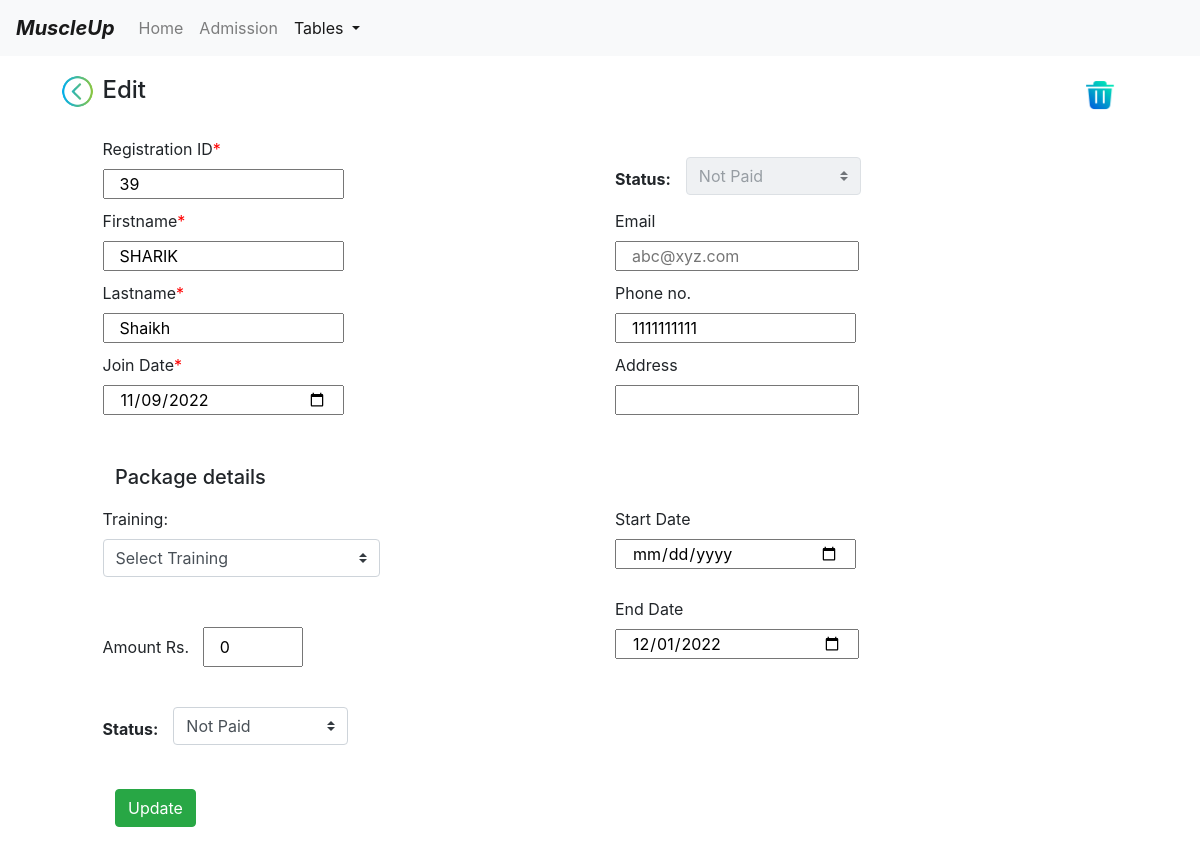
Page /edit/39/ (signed in) on the committed database.
### model.py (models this page shows)
class Members(db.Model):
    id = db.Column(db.Integer, primary_key=True)
    firstname = db.Column(db.String(30))
    lastname = db.Column(db.String(30))
    phoneno = db.Column(db.Integer)
    email = db.Column(db.String(30))
    joindate = db.Column(db.String(11))
    startdate = db.Column(db.String(11))
    enddate = db.Column(db.String(11))
    address = db.Column(db.String(100))
    status = db.Column(db.String(10))
    training = db.Column(db.String(10))
    amount = db.Column(db.Integer)

### app.py (the view, shortened to what this page needs)
@app.route("/edit/<int:id>/", methods=['GET', 'POST'])
def edit(id):
    try:
        if "username" not in session:
            flash("Please log in first")
            return render_template("login.html")
        entry = Members.query.filter_by(id=id).first()
        return render_template("update.html", entry=entry, path="edit", back="table")
    except:
        return make_response("Something went wrong. Call Developer!")

### templates/update.html (shortened to what this page needs)
<!DOCTYPE html>
<html lang="en">
<head>
    <link href="https://cdn.jsdelivr.net/npm/bootstrap@4.0.0/dist/css/bootstrap.min.css"
 rel="stylesheet">
</head>
<body>
<nav class="navbar navbar-expand-lg navbar-light bg-light">
    <a class="navbar-brand" href="/home"><b><i>MuscleUp</i></b></a>
    <div class="collapse navbar-collapse" id="navbarSupportedContent">
        <ul class="navbar-nav mr-auto">
            <li class="nav-item ">
                <a class="nav-link" href="/home">Home <span class="sr-only">(current)</span></a>
            </li>
            <li class="nav-item">
                <a class="nav-link" href="/form">Admission</a>
            </li>
            <li class="nav-item dropdown active">
                <a aria-expanded="false" aria-haspopup="true" class="nav-link dropdown-toggle" data-toggle="dropdown"
                   href="#"
                   id="navbarDropdown" role="button">
                    Tables
                </a>
            </li>
        </ul>
    </div>
</nav>
<form action="/{{path}}/{{entry.id}}" method="POST">
    <div class="Container" style="margin-top: 20px">
        <div class="row">
            <div class="col-1">
                <a href="/{{back}}">
                    <img src="/static/5.png" style="margin-left:60px;margin-top:-2px;" width="35px">
                </a>
            </div>
            <div class="col-4">
                <h4> Edit</h4><br>
            </div>
            <div class="col-5"></div>
            <div class="col-1" style="margin-top:10px">
                <a href="/delete/{{entry.id}}">
                    <img src="/static/trash.png" style="margin-left:60px;margin-top:-10px;" width="30px">
                </a>
            </div>
        </div>
        <div class="form row">
            <div class="col-1"></div>
            <div class="col-5">
                <label>Registration ID</label><label style="color:red;">*</label> <br>
                <input class="col-6" name="id" type="number" value="{{entry.id}}" required readonly>
            </div>
            <div class="col-0.5" style="margin-top:30px;margin-right:0px;margin-left:15px;">
                <label><strong>Status:</strong></label>
            </div>
            <div class="col-2" style="margin-top:20px;">
                <select class="custom-select custom-select" disabled>
                    <option name="notpaid" selected value="notPaid">{{entry.status}}</option>
                </select>
            </div>
        </div>
        <div class="form row" style="margin-top: 10px">
            <div class="col-1"></div>
            <div class="col-5">
                <label>Firstname</label><label style="color:red;">*</label> <br>
                <input class="col-6" name="firstname" placeholder="firstname" type="text" value="{{entry.firstname}}" required>
            </div>
            <div class="col-6">
                <label>Email</label>
                <br><input class="col-5" name="email" placeholder="abc@xyz.com" type="email" value="{{entry.email}}">
            </div>
        </div>
        <div class="form row" style="margin-top: 10px">
            <div class="col-1"></div>
            <div class="col-5">
                <label>Lastname</label><label style="color:red;">*</label> <br>
                <input class="col-6" name="lastname" placeholder="lastname" type="text" value="{{entry.lastname}}" required>
            </div>
            <div class="col-5">
                <label>Phone no.</label> <br>
                <input class="col-6" name="phoneno" type="tel" pattern="[0-9]{10}" value="{{entry.phoneno}}">
            </div>
        </div>
        <div class="form row" style="margin-top: 10px;">
            <div class="col-1"></div>
            <div class="col-5">
                <label>Join Date</label><label style="color:red;">*</label> <br>
                <input class="col-6" name="joindate" type="date" value="{{entry.joindate}}" required>
            </div>
            <div class="col-6">
                <label>Address</label>
                <br><input class="col-5" name="address" type="text" value="{{entry.address}}">
            </div>
        </div>
        <div class="form row" style="margin-top: 50px">
            <div class="col" style=" padding-left:130px">
                <h5>Package details</h5>
            </div>
        </div>
        <div class="form row" style="margin-top: 10px">
            <div class="col-1"></div>
            <div class="col-3" style="margin-top: 0px">
                <label>Training:</label>
                <select class="custom-select custom-select" name="training" id="training">
                    {% if entry.training == "Only Gym" %}
                    <option>None</option>
                    <option value="Only Gym" selected>Only Gym</option>
                    <option value="Only Cardio">Only Cardio</option>
                    <option value="Gym+Cardio">Gym+Cardio</option>
                    {% elif entry.training == "Only Cardio" %}
                    <option>None</option>
                    <option value="Only Gym">Only Gym</option>
                    <option value="Only Cardio" selected>Only Cardio</option>
                    <option value="Gym+Cardio">Gym+Cardio</option>
                    {% elif entry.training == "Gym+Cardio" %}
                    <option>None</option>
                    <option value="Only Gym">Only Gym</option>
                    <option value="Only Cardio">Only Cardio</option>
                    <option value="Gym+Cardio" selected>Gym+Cardio</option>
                    {% else %}
                    <option selected >Select Training</option>
                    {% endif %}
                </select>
            </div>
            <div class="col-2"></div>
            <div class="col-5">
                <label>Start Date</label> <br>
                <input class="col-6" name="startdate" type="date" value="{{entry.startdate}}">
            </div>
        </div>
        <div class="form row" style="margin-top: 20px">
            <div class="col-1"></div>
            <div class="col-5" style="margin-top:30px;">
                <label>Amount Rs.</label> &nbsp
                <input class="col-6" type="number" name="amount" id="amount" style="height:40px;width:100px;" value="{{entry.amount}}">
            </div>
            <div class="col-6">
                <label>End Date</label>
                <br><input class="col-5" name="enddate" type="date" value="{{entry.enddate}}">
            </div>
        </div>
        <div class="form row" style="margin-top: 20px">
            <div class="col-1"></div>
             <div class="col-0.5" style="margin-top:30px;margin-right:0px;margin-left:15px;">
                <label><strong>Status:</strong></label>
            </div>
            <div class="col-2" style="margin-top:20px;">
                <select class="custom-select custom-select" name="status" >
                   {% if entry.status == "Paid" %}
                    <option selected value="Paid">Paid</option>
                    <option  value="Not Paid">Not Paid</option>
                    {% elif entry.status == "Not Paid" %}
                    <option selected value="Not Paid">Not Paid</option>
                    {% else %}
                    <option  value="Paid">Paid</option>
                    <option selected value="Not Paid">Not Paid</option>
                    {% endif %}
                </select>
            </div>
            <div class="col-6">
            </div>
        </div>
        <div class="form row" style="margin-top: 10px">
            <div class="col" style="padding-left:130px; margin-top:30px">
                <button class="btn btn-success" data-target="#mymodal" data-toggle="modal" type="button">
                    Update
                </button>
            </div>
        </div>
    </div>
    <br><br>
</form>
</body>
</html>

### rows in the picture
Members: id "39", status "Not Paid", firstname "SHARIK", lastname "Shaikh", phoneno "1111111111", joindate "11/09/2022", training "Select Training", amount "0", enddate "12/01/2022"
